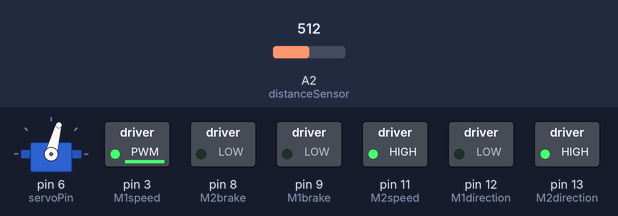
Bench run of a sketch on a simulated Arduino Uno, built with avr-gcc and run on an emulated ATmega328P. Shown: servo, switched loads named in the sketch (green lamp = pin HIGH). The test bench sets the inputs (shaded band); at power-on: A2 (distanceSensor) = 512.

Above: at 20.5 s.
20.6 s: A2 (distanceSensor) set to 311
At 21.5 s:
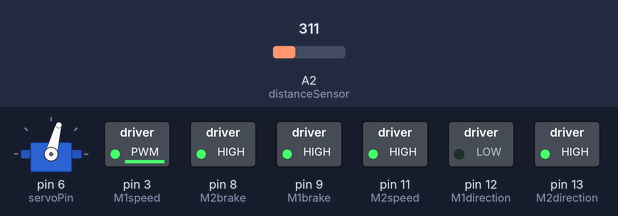
24.2 s: A2 (distanceSensor) set to 275
At 29.5 s:
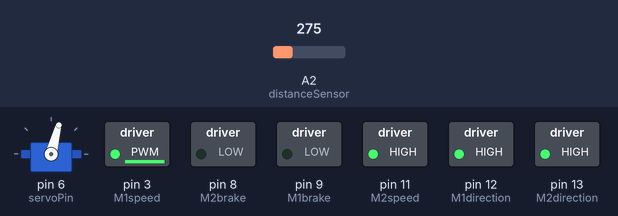
30.2 s: A2 (distanceSensor) set to 306
At 33.1 s:
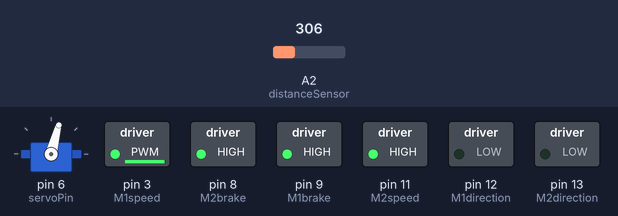
Timing chart, 0 to 39.9 s (numbered marks = the images above; inputs shaded):
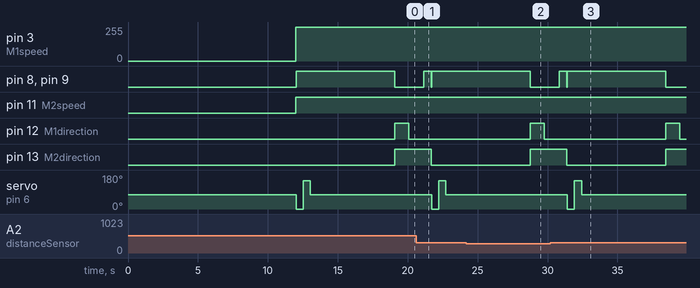

The sketch:

robot_mk1.ino
```cpp
/*
Title: Robot mk1 - distance sensing two-wheel-drive autonomous robot
Author: Stuart Robinson
*/

#include <Servo.h>

Servo sensorServo;

int M1direction = 12; // polarity, HIGH or LOW
int M1speed = 3; // 0-255 analogWrite
int M1brake = 9; // start (LOW) or stop (HIGH)
// int M1currentSensor = 0;

int M2direction = 13; // polarity, HIGH or LOW
int M2speed = 11; // 0-255 analogWrite
int M2brake = 8; // start (LOW) or stop (HIGH)
// int M2currentSensor = 1;

int distanceSensor = 2;
int servoPin = 6;
int distanceThreshold = 18; // 18 cm reading on distance sensor is the closest it should get

void setup() {

    //Setup Channel A

    pinMode(M1direction, OUTPUT); //Initiates Motor Channel A pin
    pinMode(M1brake, OUTPUT); //Initiates Brake Channel A pin

    // channel B
    pinMode(M2direction, OUTPUT); //Initiates Motor Channel A pin
    pinMode(M2brake, OUTPUT); //Initiates Brake Channel A pin

    sensorServo.attach(servoPin);
    sensorServo.write(75); // reposition the servo so 75 (midway point of reach) points dead ahead

    delay(12000); // delay before start to manually position properly

}

void loop() {

    // move forward as standard
    moveForward();
    delay(15);

    float distance = getDistance();

    // stop moving forward if too close to obstruction
    if(distance < distanceThreshold) {

        // stop both motors
        digitalWrite(M1brake, HIGH); //Eengage the Brake for Channel A
        digitalWrite(M2brake, HIGH); //Eengage the Brake for Channel B

        // move servo left
        sensorServo.write(0);
        delay(500);
        //get left reading
        float leftReading = getDistance();
        delay(15);

        // move servo right
        sensorServo.write(150);
        delay(500);
        //get left reading
        float rightReading = getDistance();
        delay(15);

        sensorServo.write(75); //return to center
        delay(15);

        if(leftReading > rightReading && leftReading > distanceThreshold) {
            turnLeft();
        } else if (rightReading > leftReading && rightReading > distanceThreshold) {
            turnRight();
        } else {
            aboutTurn();
        }
    }

    delay(30);
}


void moveForward() {

    //forward full speed both motors

    digitalWrite(M1direction, LOW); //Establishes forward direction
    digitalWrite(M1brake, LOW);   //Disengage the Brake
    analogWrite(M1speed, 252);   //Spins the motor

    // also for motor 2
    digitalWrite(M2direction, LOW);
    digitalWrite(M2brake, LOW);
    analogWrite(M2speed, 255);
}


float getDistance() {
    return 12343.85 * pow(analogRead(distanceSensor), -1.15);
}

void turnLeft() {

    digitalWrite(M1direction, HIGH); //backwards motor 1
    digitalWrite(M1brake, LOW);
    analogWrite(M1speed, 252);

    digitalWrite(M2direction, LOW); //forwards motor 2
    digitalWrite(M2brake, LOW);
    analogWrite(M2speed, 255);

    delay(630);

    digitalWrite(M1brake, HIGH);
    digitalWrite(M2brake, HIGH);
    delay(500);
}

void turnRight() {

    digitalWrite(M1direction, LOW); //forwards motor 1
    digitalWrite(M1brake, LOW);
    analogWrite(M1speed, 252);

    digitalWrite(M2direction, HIGH); //backwards motor 2
    digitalWrite(M2brake, LOW);
    analogWrite(M2speed, 255);

    delay(530);

    digitalWrite(M1brake, HIGH);
    digitalWrite(M2brake, HIGH);
    delay(500);
}

void aboutTurn() {

    delay(6000);

    //move back
    digitalWrite(M1direction, HIGH); //Establishes backwards direction
    digitalWrite(M1brake, LOW);
    analogWrite(M1speed, 252);

    digitalWrite(M2direction, HIGH); //Establishes backwards direction
    digitalWrite(M2brake, LOW);
    analogWrite(M2speed, 255);

    delay(1000);

    //stop
    digitalWrite(M1brake, HIGH);
    digitalWrite(M2brake, HIGH);

    //turn

    digitalWrite(M1direction, LOW); //Establishes forward direction of Channel A
    digitalWrite(M1brake, LOW);
    analogWrite(M1speed, 252);

    digitalWrite(M2direction, HIGH); //Establishes backward direction of Channel B
    digitalWrite(M2brake, LOW);
    analogWrite(M2speed, 255);

    delay(1100);

    //stop
    digitalWrite(M1brake, HIGH); //Eengage the Brake for Channel A
    digitalWrite(M2brake, HIGH); //Eengage the Brake for Channel B
    delay(500);
}
```

Measured:
- the behaviour switches between 293 and 292 on A2 (distanceSensor) (found by bisection; images 1 and 2)
- after the input at 30.2 s, pin 12 (M1direction): LOW → HIGH after 8.2 s, → LOW 1.0 s later; servo on pin 6 (servoPin): 75° → 0° after 1.2 s, → 150° 0.52 s later, → 75° 0.52 s later
